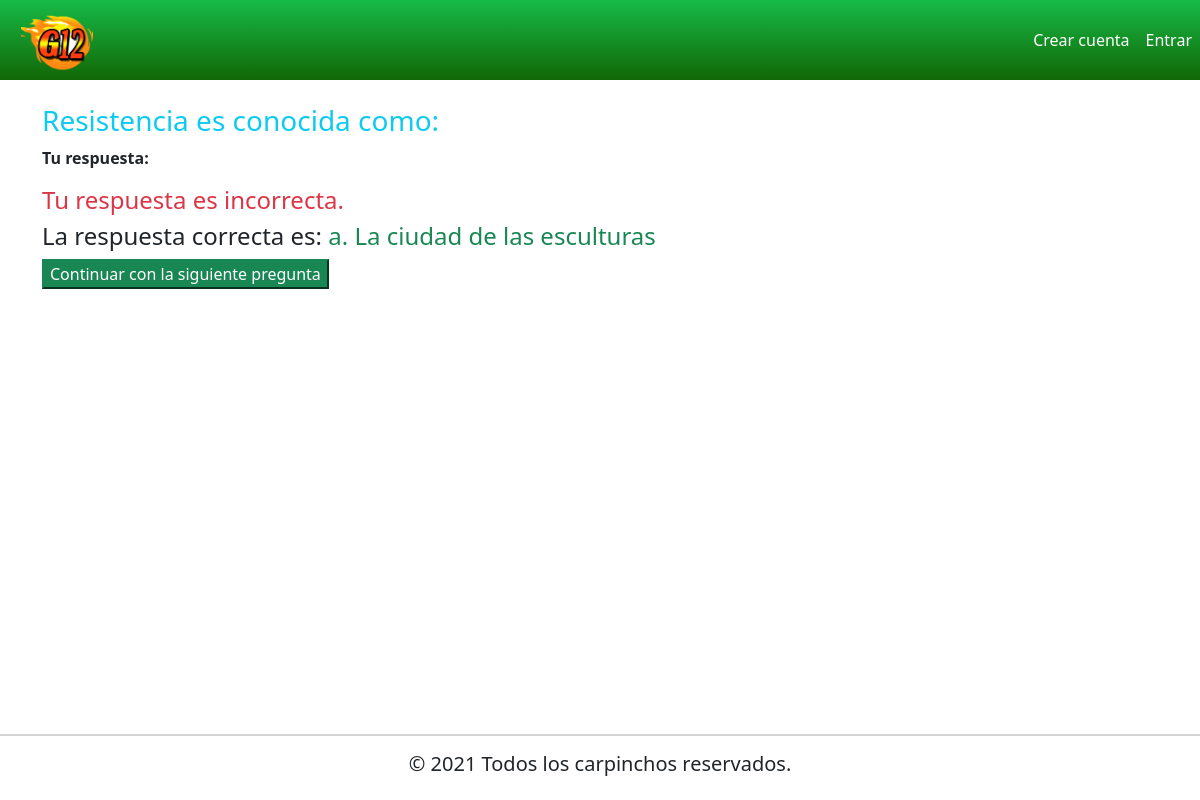
/resultado/157/, run on the app's committed database.
### Quiz/models.py (models this page shows, shortened)
class PreguntasRespondidas(models.Model):
    quizUser = models.ForeignKey(QuizUsuario, on_delete=models.CASCADE, related_name='intentos')
    pregunta=models.ForeignKey(Pregunta, on_delete=models.CASCADE)
    respuesta = models.ForeignKey(ElegirRespuesta, on_delete=models.CASCADE, null=True)
    correcta = models.BooleanField(verbose_name='¿Es estal a respuesta correcta?', default=False, null=False)
    puntaje_obtenido = models.DecimalField(verbose_name='Puntaje Obtenido', default = 0, decimal_places=2, max_digits=6)

class Pregunta(models.Model):
    NUMERO_DE_RESPUESAS_PERMITIDAS = 1
    texto = models.TextField(verbose_name='Texto de la pregunta')
    max_puntaje = models.DecimalField(verbose_name='Maximo Puntaje', default=3, decimal_places=2, max_digits=6)
    categoria = models.ForeignKey(Categoria, on_delete=models.SET_NULL, null=True)

class ElegirRespuesta(models.Model):
    MAXIMO_RESPUESTA = 6
    pregunta = models.ForeignKey(Pregunta, related_name='opciones', on_delete=models.CASCADE)
    correcta = models.BooleanField(verbose_name='¿Es esta la respuesta correcta?', default=False, null=False)
    texto = models.TextField(verbose_name='Texto de la respuesta', null=True, blank=True)
    def __str__(self):
        return self.texto

### Quiz/views.py (the view)
# urls.py: path('resultado/<int:pregunta_respondida_pk>/', resultado_pregunta, name='resultado'),
def resultado_pregunta(request, pregunta_respondida_pk):
    respondida = get_object_or_404(PreguntasRespondidas, pk=pregunta_respondida_pk)
    context = {
        'respondida':respondida
    }
    return render(request,'play/resultados.html',context)

### templates/play/resultados.html (shortened to what this page needs)
{% extends 'base.html' %}
{% block contenido %}
<div class="container">
    <div class="jumbotron my-4">
        <h3 class="text-info">{{respondida.pregunta.texto|safe}}</h3>
        <p><strong>Tu respuesta: </strong>
        </p>
        {% if respondida.respuesta.correcta %}
            <h4 class="text-success">¡Muy Bien!. Tu respuesta es correcta.</h4>
        {% else %}
            <h4 class="text-danger">Tu respuesta es incorrecta.</h4>
            {% for respuesta in respondida.pregunta.opciones.all %}
                {% if respuesta.correcta %}
                <h4>La respuesta correcta es: <span class="text-success">{{respuesta}}</span> </h4>
                {% endif %}
            {% endfor%}
      {% endif %}
        <a href="{% url 'jugar' %}">
            <button class="btn-success">
                Continuar con la siguiente pregunta
            </button>
        </a>
    </div>
</div>
{% endblock %}

### data on the page
PreguntasRespondidas: pregunta.texto "Resistencia es conocida como:"
ElegirRespuesta: texto "a. La ciudad de las esculturas"
